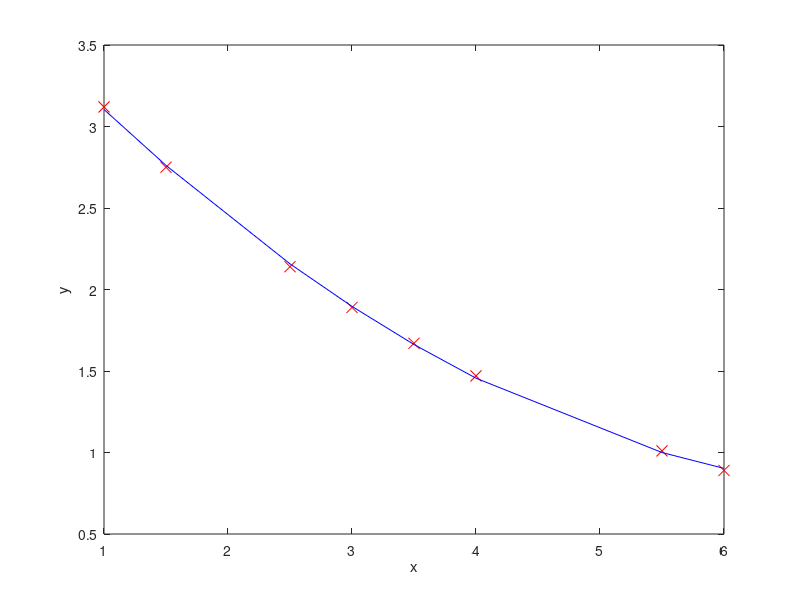

MATLAB code for this plot:
x = [1 1.5 2.5 3 3.5 4 5.5 6];
y = [3.12 2.75 2.14 1.89 1.67 1.47 1.01 0.89];

plot(x,y,"rx","MarkerSize",8)
xlabel("x")
ylabel("y")
hold on;

%Y = log(y);

sol = polyfit(x,y,2)

a = sol(1);
b = sol(2);
c = sol(3);

%reta = @(x) a*exp(b*x);

%reta = @(x) a*x + b;
reta = @(x) a*x.^2 + b*x + c;

erro = sqrt(sum((y - reta(x)) .^2)   )

plot(x,reta(x),"b","MarkerSize",8)






